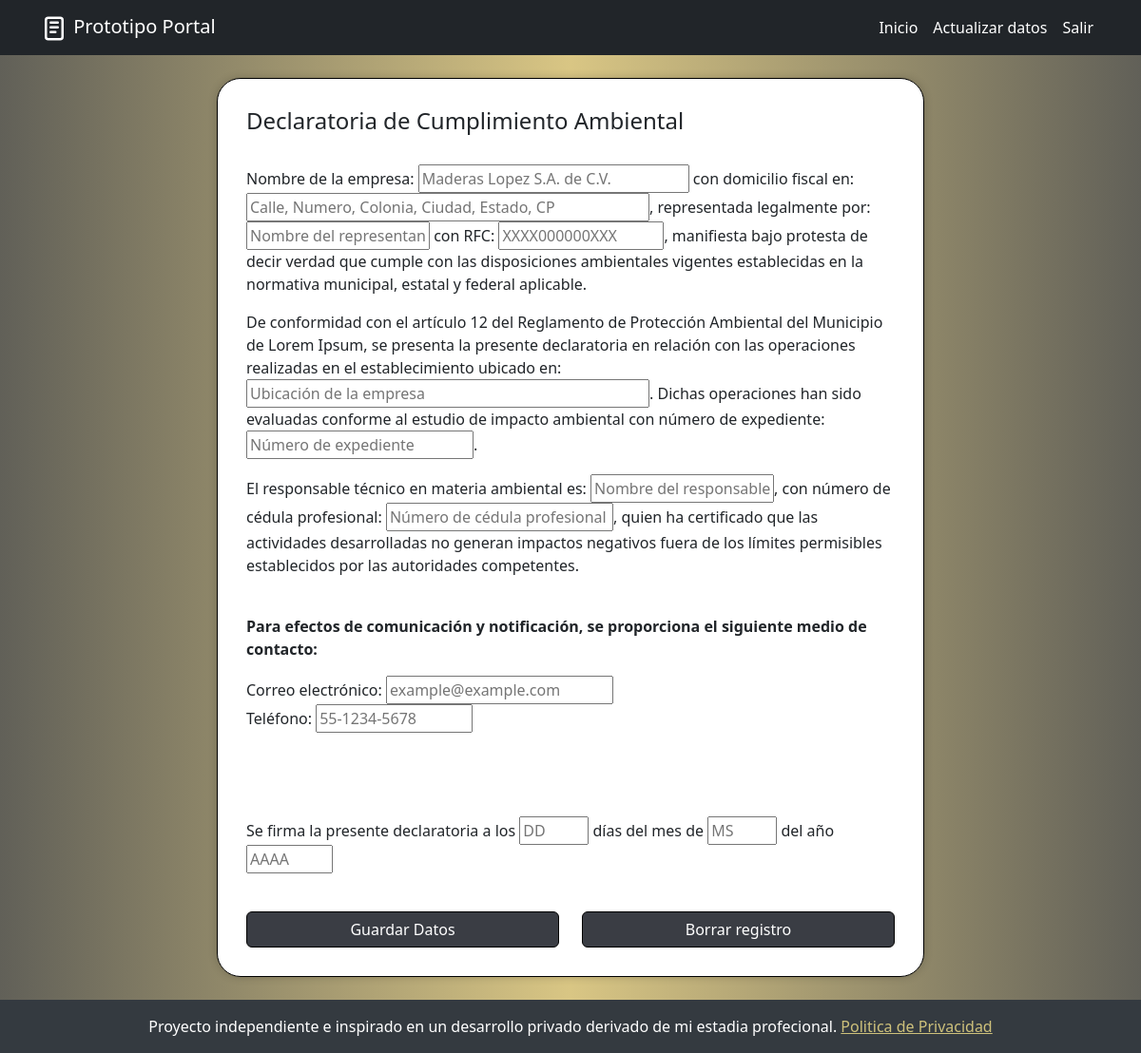
The app's page /declaratoria_cumplimiento_ambiental/ (signed in), older data.
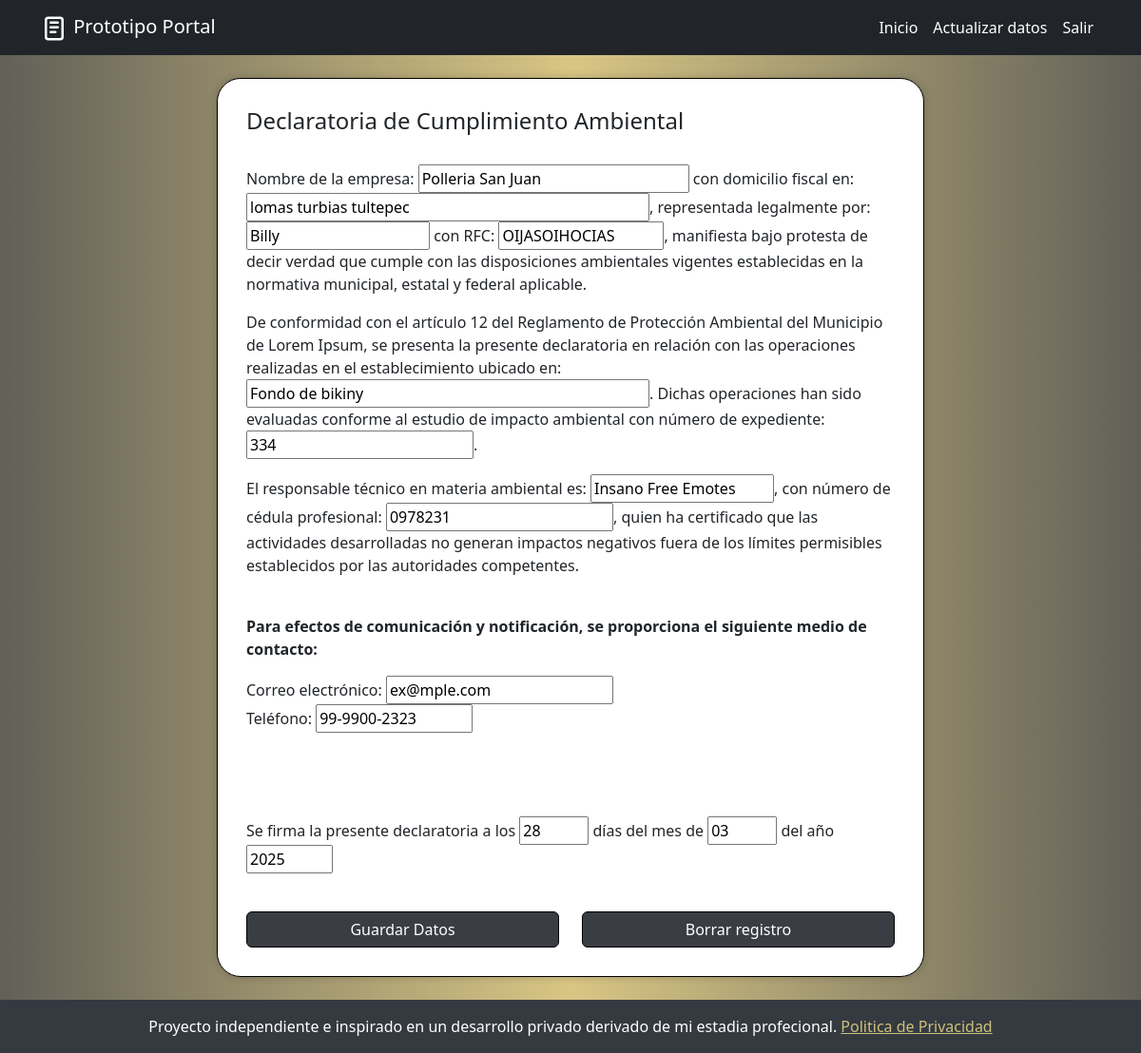
The same page, newer data.
### Portal/models.py (models this page shows, shortened)
class declaCumpliAmbModel(models.Model):
    empresaDCA = models.CharField(max_length=255)
    domicilioDCA = models.CharField(max_length=255)
    representanteDCA = models.CharField(max_length=255)
    rfcDCA = models.CharField(max_length=13)
    ubicacionDCA = models.CharField(max_length=255)
    expedienteDCA = models.CharField(max_length=255)
    responsableDCA = models.CharField(max_length=255)
    cedulaDCA = models.CharField(max_length=255)
    emailDCA = models.EmailField(max_length=255)
    telefonoDCA = models.CharField(max_length=12)
    diaDCA = models.CharField(max_length=2)
    mesDCA = models.CharField(max_length=2)
    yearDCA = models.CharField(max_length=4)
    user = models.ForeignKey(User, on_delete=models.CASCADE)

### Portal/views.py (the view)
# urls.py: path('declaratoria_cumplimiento_ambiental/', views.declaratoriaCumplimientoAmbiental, name='declaratoriaCA'),
def declaratoriaCumplimientoAmbiental(request):
    datos = declaCumpliAmbModel.objects.filter(user=request.user).first()
    if request.method == 'POST':
        if datos:
            form = formDeclaratoriaCumplimientoAmbiental(request.POST, instance=datos)
        else:
            form = formDeclaratoriaCumplimientoAmbiental(request.POST)
        if form.is_valid():
            print(request.POST)
            instancia = form.save(commit=False)
            instancia.user = request.user  # Asegúrate de asignar el usuario si es necesario
            instancia.save()
            messages.success(request, 'Datos de Declaratoria de Cumplimiento Ambiental enviados correctamente')
            return redirect('home')
        else:
            messages.error(request, 'Por favor introdusca valores validos.')
            print(form.errors)
    else:
        if datos:
            form = formDeclaratoriaCumplimientoAmbiental(instance=datos)
        else:
            form = formDeclaratoriaCumplimientoAmbiental()
    return render(request, 'Documentos/declaratoriaCA.html', {
        'form': form
    })

### Portal/templates/Documentos/declaratoriaCA.html (shortened to what this page needs)
{% extends 'base.html' %}
{% block content %}
<div class="container-fluid mb-4" >
    <div class="row justify-content-center">
        <div class="documentosGenerales-card col-12 col-sm-12 col-md-12 col-lg-8 col-xl-8 ">
            <form id="formularioCA" action="{% url 'declaratoriaCA' %}" method="post">
            <h4>Declaratoria de Cumplimiento Ambiental</h4>
            <br>
            <p>
                Nombre de la empresa: {{form.empresaDCA}} con domicilio fiscal en: {{form.domicilioDCA}}, representada legalmente por: {{form.representanteDCA }} con RFC: {{form.rfcDCA}}, manifiesta bajo protesta de decir verdad que cumple con las disposiciones ambientales vigentes establecidas en la normativa municipal, estatal y federal aplicable.
            </p>
            <p>
                De conformidad con el artículo 12 del Reglamento de Protección Ambiental del Municipio de Lorem Ipsum, se presenta la presente declaratoria en relación con las operaciones realizadas en el establecimiento ubicado en: {{form.ubicacionDCA}}. Dichas operaciones han sido evaluadas conforme al estudio de impacto ambiental con número de expediente: {{form.expedienteDCA}}.
            </p>
            <p>
                El responsable técnico en materia ambiental es: {{form.responsableDCA}}, con número de cédula profesional: {{form.cedulaDCA}}, quien ha certificado que las actividades desarrolladas no generan impactos negativos fuera de los límites permisibles establecidos por las autoridades competentes.
            </p>
            <br>
            <p><strong>Para efectos de comunicación y notificación, se proporciona el siguiente medio de contacto:</strong></p>
            <p>
                Correo electrónico: {{form.emailDCA}} <br>
                Teléfono: {{form.telefonoDCA}}
            </p>
            <br><br><br>
            <p>
                Se firma la presente declaratoria a los {{form.diaDCA}} días del mes de {{form.mesDCA}} del año {{form.yearDCA}}
            </p>
            <br>
            </form>
            <div class="d-grid gap-4">
                <div class="row text-center">
                    <div class="col-12 col-md-6 ">
                        <button type="submit" class="btn btn-primary w-100 botongral" form="formularioCA" >
                            Guardar Datos
                        </button>
                    </div>
                    <div class="col-12 col-md-6">
                        <button type="submit" class="btn btn-primary w-100 botongral" >
                            Borrar registro
                        </button>
                    </div>
                </div>
            </div>
        </div>
        </div>
    </div>
{% endblock %}

Row changes from the older to the newer data that the page shows:
added declaCumpliAmbModel: empresaDCA "Polleria San Juan", domicilioDCA "lomas turbias tultepec", representanteDCA "Billy", rfcDCA "OIJASOIHOCIAS", ubicacionDCA "Fondo de bikiny", expedienteDCA "334", responsableDCA "Insano Free Emotes", cedulaDCA "0978231", emailDCA "ex@mple.com", telefonoDCA "99-9900-2323", diaDCA "28", mesDCA "03", yearDCA "2025"
